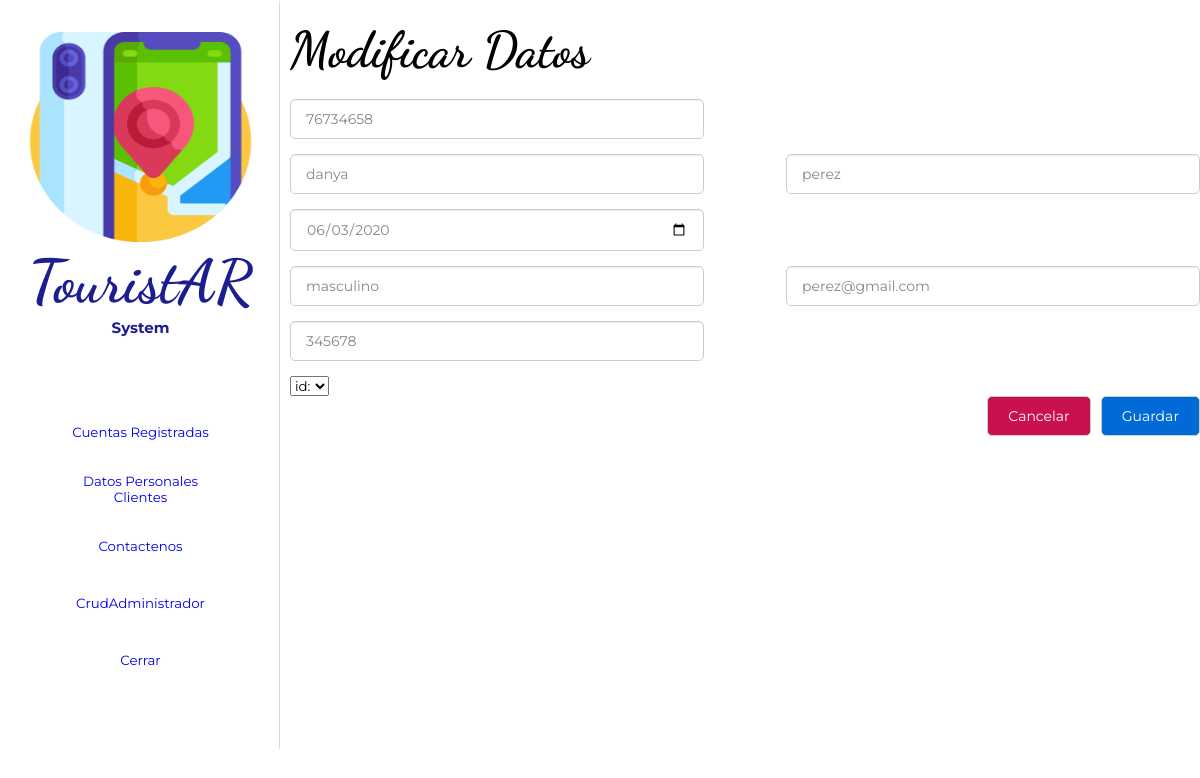
The app's page /cruddatos/update.php?id=2 with its own data.
### tables this page shows
CREATE TABLE `datos_personales` (
  `id` int(11) NOT NULL,
  `num_documento` int(11) NOT NULL,
  `nombre` varchar(40) NOT NULL,
  `apellidos` varchar(50) NOT NULL,
  `fecha_nacimiento` date NOT NULL,
  `genero` varchar(15) NOT NULL,
  `correo` varchar(50) NOT NULL,
  `telef_celular` int(15) NOT NULL,
  `id_usuario` int(11) NOT NULL
);

### cruddatos/update.php (the view, shortened to what this page needs)
<?php
	include_once 'conexion.php';
	if(isset($_GET['id'])){
		$id =(int) $_GET['id'];
		$buscar_id=$con->prepare('SELECT * FROM datos_personales WHERE id=:id LIMIT 1');
		$buscar_id->execute(array(
			':id'=>$id
		));
		$resultado=$buscar_id->fetch();
	}else{
		header('Location: index.php');
	}
?>
<!DOCTYPE html>
<html lang="es">
	<head>
		<link rel="stylesheet" href="../cruddatos/csss/estilo_datos.css">
	</head>
	<body>
        <div class="section-uno">
            <div id="sidebar">
                <div class="menu">
                    <div class="botones">
                        <center>
                            <img src="../img/iconos/mapa.png" alt="">
                            <h1>TouristAR</h1>
                            <h4>System</h4>
                            <br><br>
                            <br><br>
                            <button><a href="../crudusuario/index.php">Cuentas Registradas</a></button>
                            <br><br>
                            <button><a href="../cruddatos/index.php">Datos Personales <br> Clientes</a></button>
                            <br><br>
                            <button><a href="../crudcontactenos/index.php">Contactenos</a></button>
                            <br><br>
                            <button><a href="../crudadmin/index.php">CrudAdministrador</a></button>
                            <br><br>
                            <button><a href="desconectar.php">Cerrar</a></button>
                        </center>
                    </div>
                </div>
            </div>
            <div class="contenido">
                <div class="conten-tablas">
					<div class="contenedor">
						<h2>Modificar Datos</h2>
						<br>
						<form action="" method="post">
							<div class="form-group">
								<input type="text" name="num_documento" value="<?php if($resultado) echo $resultado['num_documento']; ?>" class="input__text">
							</div>
							<div class="form-group">
								<input type="text" name="nombre" value="<?php if($resultado) echo $resultado['nombre']; ?>" class="input__text">
								<input type="text" name="apellidos" value="<?php if($resultado) echo $resultado['apellidos']; ?>" class="input__text">
							</div>
							<div class="form-group">
								<input type="date" name="fecha_nacimiento" value="<?php if($resultado) echo $resultado['fecha_nacimiento']; ?>" class="input__text">
							</div>
							<div class="form-group">
								<input type="text" name="genero" value="<?php if($resultado) echo $resultado['genero']; ?>" class="input__text">
								<input type="text" name="correo" value="<?php if($resultado) echo $resultado['correo']; ?>" class="input__text">
							</div>
							<div class="form-group">
								<input type="text" name="telef_celular" value="<?php if($resultado) echo $resultado['telef_celular']; ?>" class="input__text">
							</div>
							<div class="form-group">
								<select name="id_usuario">
									<option value="0">id:</option>
								</select>
							</div>
							<div class="btn__group">
								<a href="index.php" class="btn btn__danger">Cancelar</a>
								<input type="submit" name="guardar" value="Guardar" class="btn btn__primary">
							</div>
						</form>
					</div>
				</div>
			</div>
		</div>
	</body>
</html>

### cruddatos/csss/estilo_datos.css (style rules this page uses)
* { margin: 0; box-sizing: border-box; font-family: 'Montserrat', sans-serif; }
:root { --sidebar-width: 280px; }
.section-uno { width: 100%; height: 530px; position: relative; }
#sidebar { width: var(--sidebar-width); height: 100vh; position: fixed; overflow: auto; }
.menu { height: 750px; background-color: white; border: 2px solid white; border-right: 1px solid rgb(219, 219, 219); }
.botones { margin: 30px 10px; }
img { width: 90%; height: 210px; }
button { width: 190px; height: 38px; border-radius: 5px; border: none; background-color: white; color: black; }
h1 { font-family: 'Dancing Script', cursive; font-size: 60px; color: rgb(29, 29, 146); }
h4 { font-size: 15px; color: rgb(29, 29, 146); }
.contenido { height: 2000px; background-position: center center; margin-left: var(--sidebar-width); top: var(--nav-height); position: relative; }
.conten-tablas { width: 100%; height: 2000px; }
.contenedor { width: 100%; max-width: 1050px; margin-left: 10px; overflow: hidden; }
h2 { margin-top: 20px; font-size: 50px; color: black; font-family: 'Dancing Script', cursive; }
a { text-decoration: none; }
form .input__text { width: 100%; border: 1px solid #ccc; border-radius: 5px; box-shadow: 0 1px 1px rgba(0, 0, 0, 0.075) inset; color: #848688; display: block; font-size: 14px; margin-bottom: 15px; padding: 10px 15px; max-width: 30%; margin-right: 10px; outline: medium none; }
form .form-group { display: flex; width: 100%; flex-wrap: nowrap; justify-content: space-between; }
form .form-group .input__text { max-width: 45% !important; }
form .btn { border: 1px solid #ccc; border-radius: 5px; box-shadow: 0 1px 1px rgba(0, 0, 0, 0.075) inset; color: #fff; display: block; font-size: 14px; background: rgb(0, 107, 214); margin-bottom: 15px; padding: 10px 20px; margin-right: 10px; outline: medium none; cursor: pointer; }
.btn__group { width: 100%; display: flex; flex-direction: row; justify-content: flex-end; }
.btn__primary { background: white; }
.btn__danger { background: #c8114e !important; }

### records on screen
datos_personales: num_documento "76734658", nombre "danya", apellidos "perez", fecha_nacimiento "06/03/2020", genero "masculino", correo "perez@gmail.com", telef_celular "345678"
